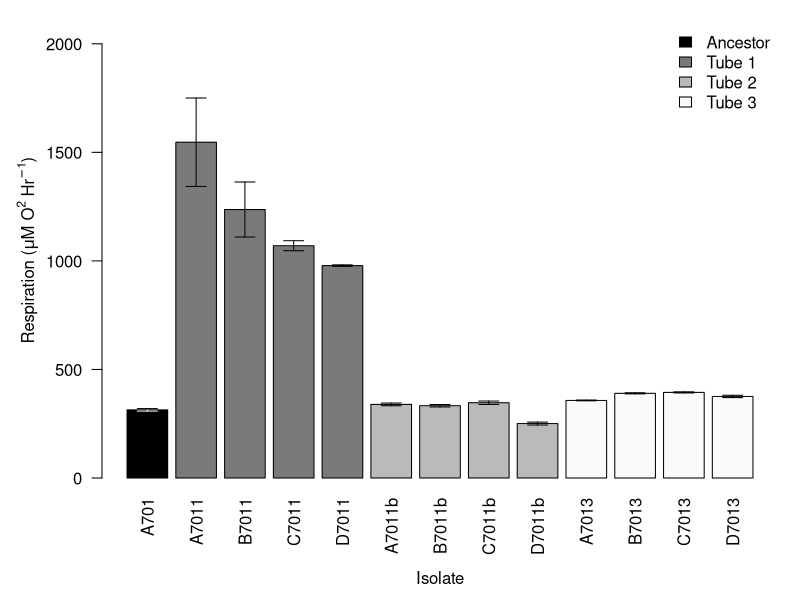
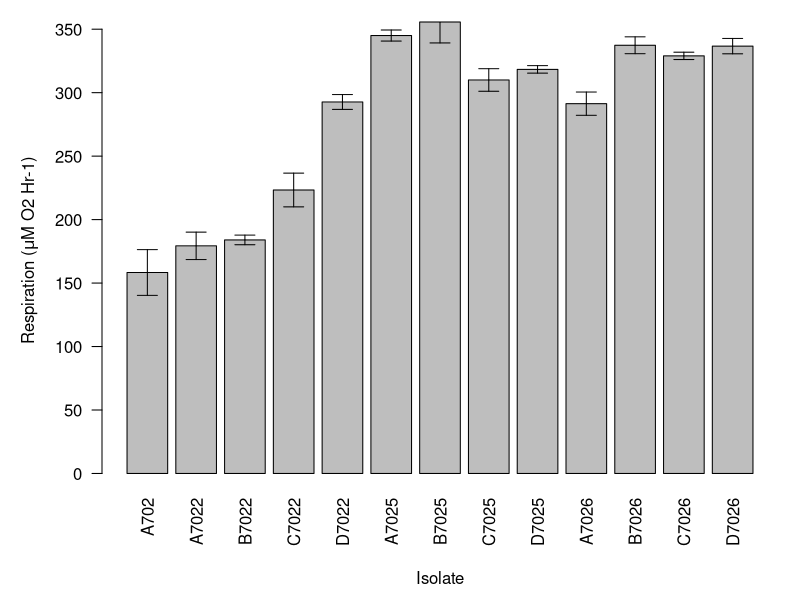
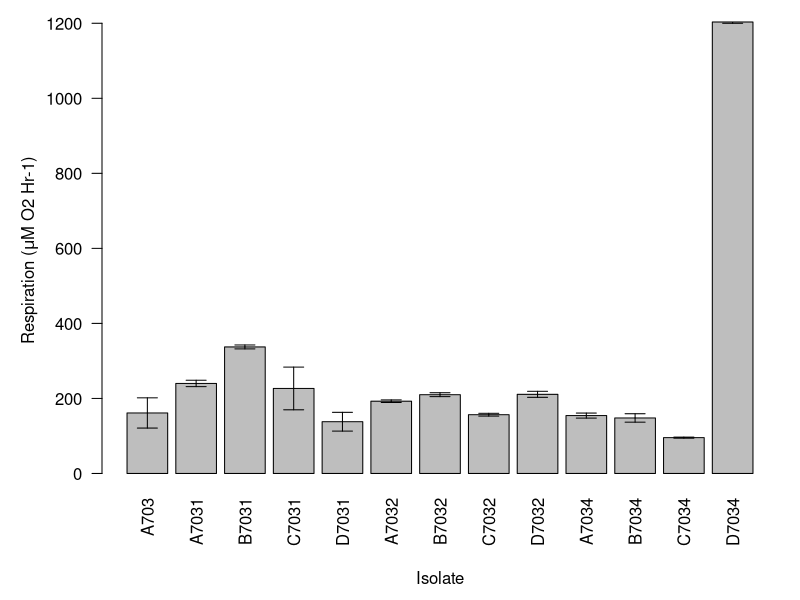
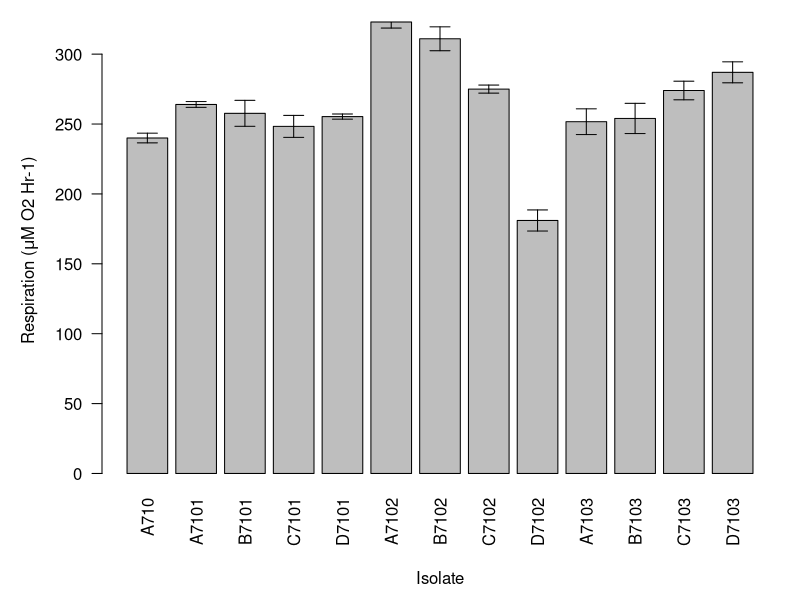
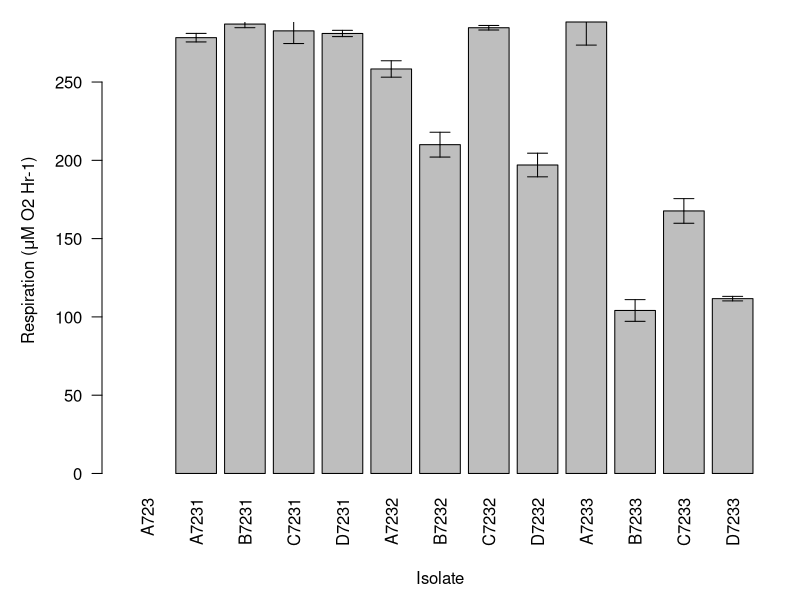
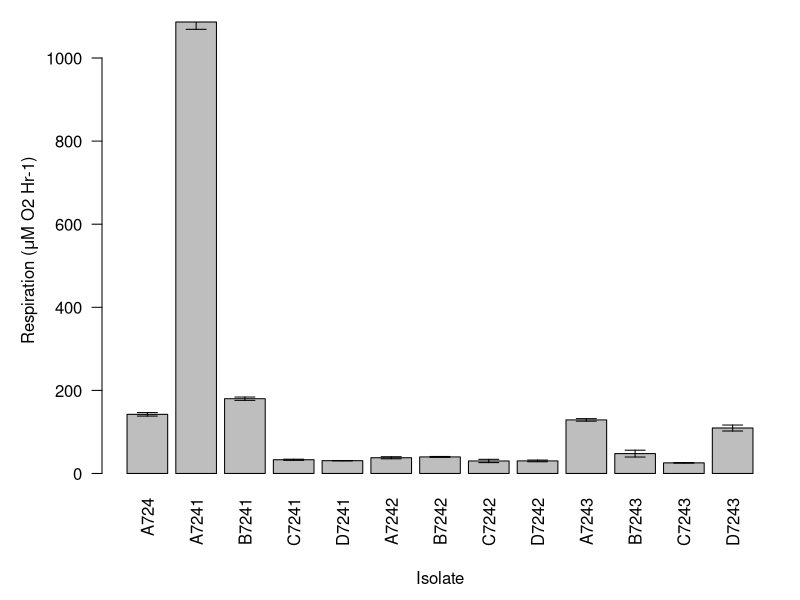

The R script that drew these images, in order:
###################################################################
#  Rachel Ferrill
#  6 Jul 2015
#  Respiration Graphs
####################################################################

setwd("~/GitHub/StarvationTraits")
rm(list=ls())

# Define Functions
sem <- function(x){sd(x)/sqrt(3)}

# Import Data Files (Output from PreSens Respiration Analysis)
resp1  <- read.csv("./data/Respiration/20150701_BacterialRespiration_a_RNF_Output.txt")
resp2  <- read.csv("./data/Respiration/20150701_BacterialRespiration_b_RNF_Output.txt")
resp3  <- read.csv("./data/Respiration/20150701_BacterialRespiration_c_RNF_Output.txt")
resp4  <- read.csv("./data/Respiration/20150707_BacterialRespiration_d_RNF_Output.txt")
resp5  <- read.csv("./data/Respiration/20150707_BacterialRespiration_e_RNF_Output.txt")
resp6  <- read.csv("./data/Respiration/20150710_BacterialRespiration_f_RNF_Output.txt")
resp7  <- read.csv("./data/Respiration/20150710_BacterialRespiration_g_RNF_Output.txt")
resp8  <- read.csv("./data/Respiration/20150714_BacterialRespiration_h_RNF_Output.txt")
resp9  <- read.csv("./data/Respiration/20150715_BacterialRespiration_i_RNF_Output.txt")
resp10 <- read.csv("./data/Respiration/20150715_BacterialRespiration_j_RNF_Output.txt")
resp11 <- read.csv("./data/Respiration/20150716_BacterialRespiration_k_RNF_Output.txt")
resp12 <- read.csv("./data/Respiration/20150716_BacterialRespiration_l_RNF_Output.txt")

# Seperate Based on Isolate
# Plate 1
A7022 <- resp1[1:3,]
A7022_mean <- mean(A7022$Rate..uM.O2.Hr.1.)
A7022_sem <- sem(A7022$Rate..uM.O2.Hr.1.)
B7022 <- resp1[4:6,]
B7022_mean <- mean(B7022$Rate..uM.O2.Hr.1.)
B7022_sem <- sem(B7022$Rate..uM.O2.Hr.1.)
C7022 <- resp1[7:9,]
C7022_mean <-mean(C7022$Rate..uM.O2.Hr.1.)
C7022_sem <- sem(C7022$Rate..uM.O2.Hr.1.)
D7022 <- resp1[10:12,]
D7022_mean <-mean(D7022$Rate..uM.O2.Hr.1.)
D7022_sem <-sem(D7022$Rate..uM.O2.Hr.1.)
A7025 <- resp1[13:15,]
A7025_mean <-mean(A7025$Rate..uM.O2.Hr.1.)
A7025_sem <-sem(A7025$Rate..uM.O2.Hr.1.)
B7025 <- resp1[16:18,]
B7025_mean <-mean(B7025$Rate..uM.O2.Hr.1.)
B7025_sem <-sem(B7025$Rate..uM.O2.Hr.1.)
C7025 <- resp1[19:21,]
C7025_mean <-mean(C7025$Rate..uM.O2.Hr.1.)
C7025_sem <-sem(C7025$Rate..uM.O2.Hr.1.)
mean(C7025[,4])
sem(C7025[,4])

# Plate 2
D7025 <- resp2[1:3,]
D7025_mean <-mean(D7025$Rate..uM.O2.Hr.1.)
D7025_sem <-sem(D7025$Rate..uM.O2.Hr.1.)
A7026 <- resp2[4:6,]
A7026_mean <-mean(A7026$Rate..uM.O2.Hr.1.)
A7026_sem <-sem(A7026$Rate..uM.O2.Hr.1.)
B7026 <- resp2[7:9,]
B7026_mean <-mean(B7026$Rate..uM.O2.Hr.1.)
B7026_sem <-sem(B7026$Rate..uM.O2.Hr.1.)
C7026 <- resp2[10:12,]
C7026_mean <-mean(C7026$Rate..uM.O2.Hr.1.)
C7026_sem <-sem(C7026$Rate..uM.O2.Hr.1.)
D7026 <- resp2[13:15,]
D7026_mean <-mean(D7026$Rate..uM.O2.Hr.1.)
D7026_sem <-sem(D7026$Rate..uM.O2.Hr.1.)
A7031 <- resp2[16:18,]
A7031_mean <-mean(A7031$Rate..uM.O2.Hr.1.)
A7031_sem <-sem(A7031$Rate..uM.O2.Hr.1.)
B7031 <- resp2[19:21,]
B7031_mean <-mean(B7031$Rate..uM.O2.Hr.1.)
B7031_sem <-sem(B7031$Rate..uM.O2.Hr.1.)

# Plate 3
A7032 <- resp3[1:3,]
A7032_mean <-mean(A7032$Rate..uM.O2.Hr.1.)
A7032_sem <-sem(A7032$Rate..uM.O2.Hr.1.)
B7032 <- resp3[4:6,]
B7032_mean <-mean(B7032$Rate..uM.O2.Hr.1.)
B7032_sem <-sem(B7032$Rate..uM.O2.Hr.1.)
C7032 <- resp3[7:9,]
C7032_mean <-mean(C7032$Rate..uM.O2.Hr.1.)
C7032_sem <-sem(C7032$Rate..uM.O2.Hr.1.)
D7032 <- resp3[10:12,]
D7032_mean <-mean(D7032$Rate..uM.O2.Hr.1.)
D7032_sem <-sem(D7032$Rate..uM.O2.Hr.1.)
A7034 <- resp3[13:15,]
A7034_mean <-mean(A7034$Rate..uM.O2.Hr.1.)
A7034_sem <-sem(A7034$Rate..uM.O2.Hr.1.)

# Plate 4
B7034 <- resp4[1:3,]
B7034_mean <- mean(B7034$Rate..uM.O2.Hr.1.)
B7034_sem <- sem(B7034$Rate..uM.O2.Hr.1.)
C7034 <- resp4[4:6,]
C7034_mean <- mean(C7034$Rate..uM.O2.Hr.1.)
C7034_sem <- sem(C7034$Rate..uM.O2.Hr.1.)
A7101 <- resp4[7:9,]
A7101_mean <-mean(A7101$Rate..uM.O2.Hr.1.)
A7101_sem <-sem(A7101$Rate..uM.O2.Hr.1.)
B7101 <- resp4[10:12,]
B7101_mean <-mean(B7101$Rate..uM.O2.Hr.1.)
B7101_sem <-sem(B7101$Rate..uM.O2.Hr.1.)
C7101 <- resp4[13:15,]
C7101_mean <-mean(C7101$Rate..uM.O2.Hr.1.)
C7101_sem <-sem(C7101$Rate..uM.O2.Hr.1.)
D7101 <- resp4[16:18,]
D7101_mean <-mean(D7101$Rate..uM.O2.Hr.1.)
D7101_sem <-sem(D7101$Rate..uM.O2.Hr.1.)

# Plate 5
A7102 <- resp5[1:4,]
A7102_mean <- mean(A7102$Rate..uM.O2.Hr.1.)
A7102_sem <- sem(A7102$Rate..uM.O2.Hr.1.)
B7102 <- resp5[4:6,]
B7102_mean <- mean(B7102$Rate..uM.O2.Hr.1.)
B7102_sem <- sem(B7102$Rate..uM.O2.Hr.1.)
C7102 <- resp5[7:9,]
C7102_mean <-mean(C7102$Rate..uM.O2.Hr.1.)
C7102_sem <- sem(C7102$Rate..uM.O2.Hr.1.)
D7102 <- resp5[10:12,]
D7102_mean <-mean(D7102$Rate..uM.O2.Hr.1.)
D7102_sem <-sem(D7102$Rate..uM.O2.Hr.1.)
A7103 <- resp5[13:15,]
A7103_mean <-mean(A7103$Rate..uM.O2.Hr.1.)
A7103_sem <-sem(A7103$Rate..uM.O2.Hr.1.)
B7103 <- resp5[16:18,]
B7103_mean <-mean(B7103$Rate..uM.O2.Hr.1.)
B7103_sem <-sem(B7103$Rate..uM.O2.Hr.1.)
C7103 <- resp5[19:21,]
C7103_mean <-mean(C7103$Rate..uM.O2.Hr.1.)
C7103_sem <-sem(C7103$Rate..uM.O2.Hr.1.)

# Plate 6
D7103 <- resp6[1:3,]
D7103_mean <-mean(D7103$Rate..uM.O2.Hr.1.)
D7103_sem <-sem(D7103$Rate..uM.O2.Hr.1.)
A7231 <- resp6[4:6,]
A7231_mean <-mean(A7231$Rate..uM.O2.Hr.1.)
A7231_sem <-sem(A7231$Rate..uM.O2.Hr.1.)
B7231 <- resp6[7:9,]
B7231_mean <-mean(B7231$Rate..uM.O2.Hr.1.)
B7231_sem <-sem(B7231$Rate..uM.O2.Hr.1.)
C7231 <- resp6[10:12,]
C7231_mean <-mean(C7231$Rate..uM.O2.Hr.1.)
C7231_sem <-sem(C7231$Rate..uM.O2.Hr.1.)
D7231 <- resp6[13:15,]
D7231_mean <-mean(D7231$Rate..uM.O2.Hr.1.)
D7231_sem <-sem(D7231$Rate..uM.O2.Hr.1.)
A7232 <- resp6[16:18,]
A7232_mean <-mean(A7232$Rate..uM.O2.Hr.1.)
A7232_sem <-sem(A7232$Rate..uM.O2.Hr.1.)
B7232 <- resp6[19:21,]
B7232_mean <-mean(B7232$Rate..uM.O2.Hr.1.)
B7232_sem <-sem(B7232$Rate..uM.O2.Hr.1.)

# Plate 7
C7031 <- resp7[1:3,]
C7031_mean <-mean(C7031$Rate..uM.O2.Hr.1.)
C7031_sem <-sem(C7031$Rate..uM.O2.Hr.1.)
D7031 <- resp7[4:6,]
D7031_mean <-mean(D7031$Rate..uM.O2.Hr.1.)
D7031_sem <-sem(D7031$Rate..uM.O2.Hr.1.)
A702 <- resp7[7:9,]
A702_mean <-mean(A702$Rate..uM.O2.Hr.1.)
A702_sem <-sem(A702$Rate..uM.O2.Hr.1.)
A703 <- resp7[10:12,]
A703_mean <-mean(A703$Rate..uM.O2.Hr.1.)
A703_sem <-sem(A703$Rate..uM.O2.Hr.1.)
A710 <- resp7[13:15,]
A710_mean <-mean(A710$Rate..uM.O2.Hr.1.)
A710_sem <-sem(A710$Rate..uM.O2.Hr.1.)
A723 <- resp7[16:18,]
A723_mean <-mean(A723$Rate..uM.O2.Hr.1.)
A723_sem <-sem(A723$Rate..uM.O2.Hr.1.)

# Plate 8
C7232 <- resp8[1:3,]
C7232_mean <-mean(C7232$Rate..uM.O2.Hr.1.)
C7232_sem <-sem(C7232$Rate..uM.O2.Hr.1.)
D7232 <- resp8[4:6,]
D7232_mean <-mean(D7232$Rate..uM.O2.Hr.1.)
D7232_sem <-sem(D7232$Rate..uM.O2.Hr.1.)
A7233 <- resp8[7:9,]
A7233_mean <-mean(A7233$Rate..uM.O2.Hr.1.)
A7233_sem <-sem(A7233$Rate..uM.O2.Hr.1.)
B7233 <- resp8[10:12,]
B7233_mean <-mean(B7233$Rate..uM.O2.Hr.1.)
B7233_sem <-sem(B7233$Rate..uM.O2.Hr.1.)
C7233 <- resp8[13:15,]
C7233_mean <-mean(C7233$Rate..uM.O2.Hr.1.)
C7233_sem <-sem(C7233$Rate..uM.O2.Hr.1.)
D7233 <- resp8[16:18,]
D7233_mean <-mean(D7233$Rate..uM.O2.Hr.1.)
D7233_sem <-sem(D7233$Rate..uM.O2.Hr.1.)

# Plate 9
B7241 <- resp9[1:3,]
B7241_mean <-mean(B7241$Rate..uM.O2.Hr.1.)
B7241_sem <-sem(B7241$Rate..uM.O2.Hr.1.)
C7241 <- resp9[4:6,]
C7241_mean <-mean(C7241$Rate..uM.O2.Hr.1.)
C7241_sem <-sem(C7241$Rate..uM.O2.Hr.1.)
D7241 <- resp9[7:9,]
D7241_mean <-mean(D7241$Rate..uM.O2.Hr.1.)
D7241_sem <-sem(D7241$Rate..uM.O2.Hr.1.)
A7242 <- resp9[10:12,]
A7242_mean <-mean(A7242$Rate..uM.O2.Hr.1.)
A7242_sem <-sem(A7242$Rate..uM.O2.Hr.1.)
B7242 <- resp9[13:15,]
B7242_mean <-mean(B7242$Rate..uM.O2.Hr.1.)
B7242_sem <-sem(B7242$Rate..uM.O2.Hr.1.)
C7242 <- resp9[16:18,]
C7242_mean <-mean(C7242$Rate..uM.O2.Hr.1.)
C7242_sem <-sem(C7242$Rate..uM.O2.Hr.1.)
D7242 <- resp9[19:21,]
D7242_mean <-mean(D7242$Rate..uM.O2.Hr.1.)
D7242_sem <-sem(D7242$Rate..uM.O2.Hr.1.)

# Plate 10
A7243 <- resp10[1:3,]
A7243_mean <-mean(A7243$Rate..uM.O2.Hr.1.)
A7243_sem <-sem(A7243$Rate..uM.O2.Hr.1.)
B7243 <- resp10[4:6,]
B7243_mean <-mean(B7243$Rate..uM.O2.Hr.1.)
B7243_sem <-sem(B7243$Rate..uM.O2.Hr.1.)
C7243 <- resp10[7:9,]
C7243_mean <-mean(C7243$Rate..uM.O2.Hr.1.)
C7243_sem <-sem(C7243$Rate..uM.O2.Hr.1.)
D7243 <- resp10[10:12,]
D7243_mean <-mean(D7243$Rate..uM.O2.Hr.1.)
D7243_sem <-sem(D7243$Rate..uM.O2.Hr.1.)
A724 <- resp10[13:15,]
A724_mean <-mean(A724$Rate..uM.O2.Hr.1.)
A724_sem <-sem(A724$Rate..uM.O2.Hr.1.)
D7034 <- resp10[16:18,]
D7034_mean <-mean(D7034$Rate..uM.O2.Hr.1.)
D7034_sem <-sem(D7034$Rate..uM.O2.Hr.1.)
A7241 <- resp10[19:21,]
A7241_mean <-mean(A7241$Rate..uM.O2.Hr.1.)
A7241_sem <-sem(A7241$Rate..uM.O2.Hr.1.)

# Plate 11
A7011 <- resp11[1:3,]
A7011_mean <-mean(A7011$Rate..uM.O2.Hr.1.)
A7011_sem <-sem(A7011$Rate..uM.O2.Hr.1.)
B7011 <- resp11[4:6,]
B7011_mean <-mean(B7011$Rate..uM.O2.Hr.1.)
B7011_sem <-sem(B7011$Rate..uM.O2.Hr.1.)
C7011 <- resp11[7:9,]
C7011_mean <-mean(C7011$Rate..uM.O2.Hr.1.)
C7011_sem <-sem(C7011$Rate..uM.O2.Hr.1.)
D7011 <- resp11[10:12,]
D7011_mean <-mean(D7011$Rate..uM.O2.Hr.1.)
D7011_sem <-sem(D7011$Rate..uM.O2.Hr.1.)
A7011b <- resp11[13:15,]
A7011b_mean <-mean(A7011b$Rate..uM.O2.Hr.1.)
A7011b_sem <-sem(A7011b$Rate..uM.O2.Hr.1.)
B7011b <- resp11[16:18,]
B7011b_mean <-mean(B7011b$Rate..uM.O2.Hr.1.)
B7011b_sem <-sem(B7011b$Rate..uM.O2.Hr.1.)
C7011b <- resp11[19:21,]
C7011b_mean <-mean(C7011b$Rate..uM.O2.Hr.1.)
C7011b_sem <-sem(C7011b$Rate..uM.O2.Hr.1.)

# Plate 12
D7011b <- resp12[1:3,]
D7011b_mean <-mean(D7011b$Rate..uM.O2.Hr.1.)
D7011b_sem <-sem(D7011b$Rate..uM.O2.Hr.1.)
A7013 <- resp12[4:6,]
A7013_mean <-mean(A7013$Rate..uM.O2.Hr.1.)
A7013_sem <-sem(A7013$Rate..uM.O2.Hr.1.)
B7013 <- resp12[7:9,]
B7013_mean <-mean(B7013$Rate..uM.O2.Hr.1.)
B7013_sem <-sem(B7013$Rate..uM.O2.Hr.1.)
C7013 <- resp12[10:12,]
C7013_mean <-mean(C7013$Rate..uM.O2.Hr.1.)
C7013_sem <-sem(C7013$Rate..uM.O2.Hr.1.)
D7013 <- resp12[13:15,]
D7013_mean <-mean(D7013$Rate..uM.O2.Hr.1.)
D7013_sem <-sem(D7013$Rate..uM.O2.Hr.1.)
A701 <- resp12[16:18,]
A701_mean <-mean(A701$Rate..uM.O2.Hr.1.)
A701_sem <-sem(A701$Rate..uM.O2.Hr.1.)


# Combine means and sems based on isolate
means701 <-c(A701_mean, A7011_mean, B7011_mean, C7011_mean, D7011_mean, A7011b_mean, B7011b_mean,
           C7011b_mean, D7011b_mean, A7013_mean, B7013_mean, C7013_mean, D7013_mean)
means702 <-c(A702_mean, A7022_mean, B7022_mean, C7022_mean, D7022_mean, A7025_mean, B7025_mean,
            C7025_mean, D7025_mean, A7026_mean, B7026_mean, C7026_mean, D7026_mean)
means703 <-c(A703_mean, A7031_mean, B7031_mean, C7031_mean, D7031_mean, A7032_mean, B7032_mean,
             C7032_mean, D7032_mean, A7034_mean, B7034_mean, C7034_mean, D7034_mean)
means710 <-c(A710_mean, A7101_mean, B7101_mean, C7101_mean, D7101_mean, A7102_mean, B7102_mean,
             C7102_mean, D7102_mean, A7103_mean, B7103_mean, C7103_mean, D7103_mean)
means723 <-c(A723_mean, A7231_mean, B7231_mean, C7231_mean, D7231_mean, A7232_mean, B7232_mean,
             C7232_mean, D7232_mean, A7233_mean, B7233_mean, C7233_mean, D7233_mean)
means724 <-c(A724_mean, A7241_mean, B7241_mean, C7241_mean, D7241_mean, A7242_mean, B7242_mean,
             C7242_mean, D7242_mean, A7243_mean, B7243_mean, C7243_mean, D7243_mean)

sems701 <-c(A701_sem, A7011_sem, B7011_sem, C7011_sem, D7011_sem, A7011b_sem, B7011b_sem,
           C7011b_sem, D7011b_sem, A7013_sem, B7013_sem, C7013_sem, D7013_sem)
sems702 <-c(A702_sem, A7022_sem, B7022_sem, C7022_sem, D7022_sem, A7025_sem, B7025_sem, C7025_sem,
            D7025_sem,A7026_sem, B7026_sem, C7026_sem, D7026_sem)
sems703 <-c(A703_sem, A7031_sem, B7031_sem, C7031_sem, D7031_sem, A7032_sem, B7032_sem, C7032_sem,
            D7032_sem, A7034_sem, B7034_sem, C7034_sem, D7034_sem)
sems710 <-c(A710_sem, A7101_sem, B7101_sem, C7101_sem, D7101_sem, A7102_sem, B7102_sem,
            C7102_sem, D7102_sem, A7103_sem, B7103_sem, C7103_sem, D7103_sem)
sems723 <-c(A723_sem, A7231_sem, B7231_sem, C7231_sem, D7231_sem, A7232_sem, B7232_sem,
            C7232_sem, D7232_sem, A7233_sem, B7233_sem, C7233_sem, D7233_sem)
sems724 <-c(A724_sem, A7241_sem, B7241_sem, C7241_sem, D7241_sem, A7242_sem, B7242_sem,
            C7242_sem, D7242_sem, A7243_sem, B7243_sem, C7243_sem, D7243_sem)

# Set Default Plot Parameters
par(mar=c(6, 5, 1, 1) + 0.1)

# Plot Respiration Responses by Organism
bp701 <-barplot(means701, las=2, ylim = c(0, 1.2*max(means701+sems701)),
                ylab=expression(paste("Respiration (",mu,"M O"^2," Hr"^-1,")")),
                las = 2, names.arg=c("A701", "A7011", "B7011", "C7011", "D7011",
                "A7011b", "B7011b", "C7011b", "D7011b", "A7013", "B7013",
                "C7013", "D7013"),
                col = c("black", rep("gray48", 4), rep("gray73", 4), rep("gray98", 4)))
mtext("Isolate", side=1, line = 4.5)
arrows(x0=bp701, y0=means701, y1=means701-sems701, angle=90, length=0.1, lwd=1)
arrows(x0=bp701, y0=means701, y1=means701+sems701, angle=90, length=0.1, lwd=1)
arrows(x0=bp701[1], y0=means701[1], y1=means701[1]-sems701[1], angle=90,
       length=0.1, lwd=1, col = "white")
legend("topright", legend = c("Ancestor", "Tube 1", "Tube 2", "Tube 3"),
       fill=c("Black", "gray48", "gray73","gray98"), bty="n")

bp702 <-barplot(means702, ylab=expression(paste("Respiration (", mu, "M O2 Hr-1)")), las = 2, names.arg=c("A702", "A7022", "B7022", "C7022", "D7022", "A7025", "B7025", "C7025", "D7025", "A7026", "B7026", "C7026", "D7026"))
mtext("Isolate", side=1, line = 4.5)
arrows(x0=bp702, y0=means702, y1=means702-sems702, angle=90, length=0.1, lwd=1) # length
arrows(x0=bp702, y0=means702, y1=means702+sems702, angle=90, length=0.1, lwd=1)

bp703 <-barplot(means703, ylab=expression(paste("Respiration (", mu, "M O2 Hr-1)")), las = 2, names.arg=c("A703", "A7031", "B7031", "C7031", "D7031", "A7032", "B7032", "C7032", "D7032", "A7034", "B7034", "C7034", "D7034"))
mtext("Isolate", side=1, line = 4.5)
arrows(x0=bp703, y0=means703, y1=means703-sems703, angle=90, length=0.1, lwd=1)
arrows(x0=bp703, y0=means703, y1=means703+sems703, angle=90, length=0.1, lwd=1)

bp710 <-barplot(means710, ylab=expression(paste("Respiration (", mu, "M O2 Hr-1)")), las = 2, names.arg=c("A710", "A7101", "B7101", "C7101", "D7101", "A7102", "B7102", "C7102", "D7102", "A7103", "B7103", "C7103", "D7103"))
mtext("Isolate", side=1, line = 4.5)
arrows(x0=bp710, y0=means710, y1=means710-sems710, angle=90, length=0.1, lwd=1)
arrows(x0=bp710, y0=means710, y1=means710+sems710, angle=90, length=0.1, lwd=1)

bp723 <-barplot(means723, ylab=expression(paste("Respiration (", mu, "M O2 Hr-1)")), las = 2, names.arg=c("A723", "A7231", "B7231", "C7231", "D7231", "A7232", "B7232", "C7232", "D7232", "A7233", "B7233", "C7233", "D7233"))
mtext("Isolate", side=1, line = 4.5)
arrows(x0=bp723, y0=means723, y1=means723-sems723, angle=90, length=0.1, lwd=1)
arrows(x0=bp723, y0=means723, y1=means723+sems723, angle=90, length=0.1, lwd=1)

bp724 <-barplot(means724, ylab=expression(paste("Respiration (", mu, "M O2 Hr-1)")), las = 2, names.arg=c("A724", "A7241", "B7241", "C7241", "D7241", "A7242", "B7242", "C7242", "D7242", "A7243", "B7243", "C7243", "D7243"))
mtext("Isolate", side=1, line = 4.5)
arrows(x0=bp724, y0=means724, y1=means724-sems724, angle=90, length=0.1, lwd=1)
arrows(x0=bp724, y0=means724, y1=means724+sems724, angle=90, length=0.1, lwd=1)

